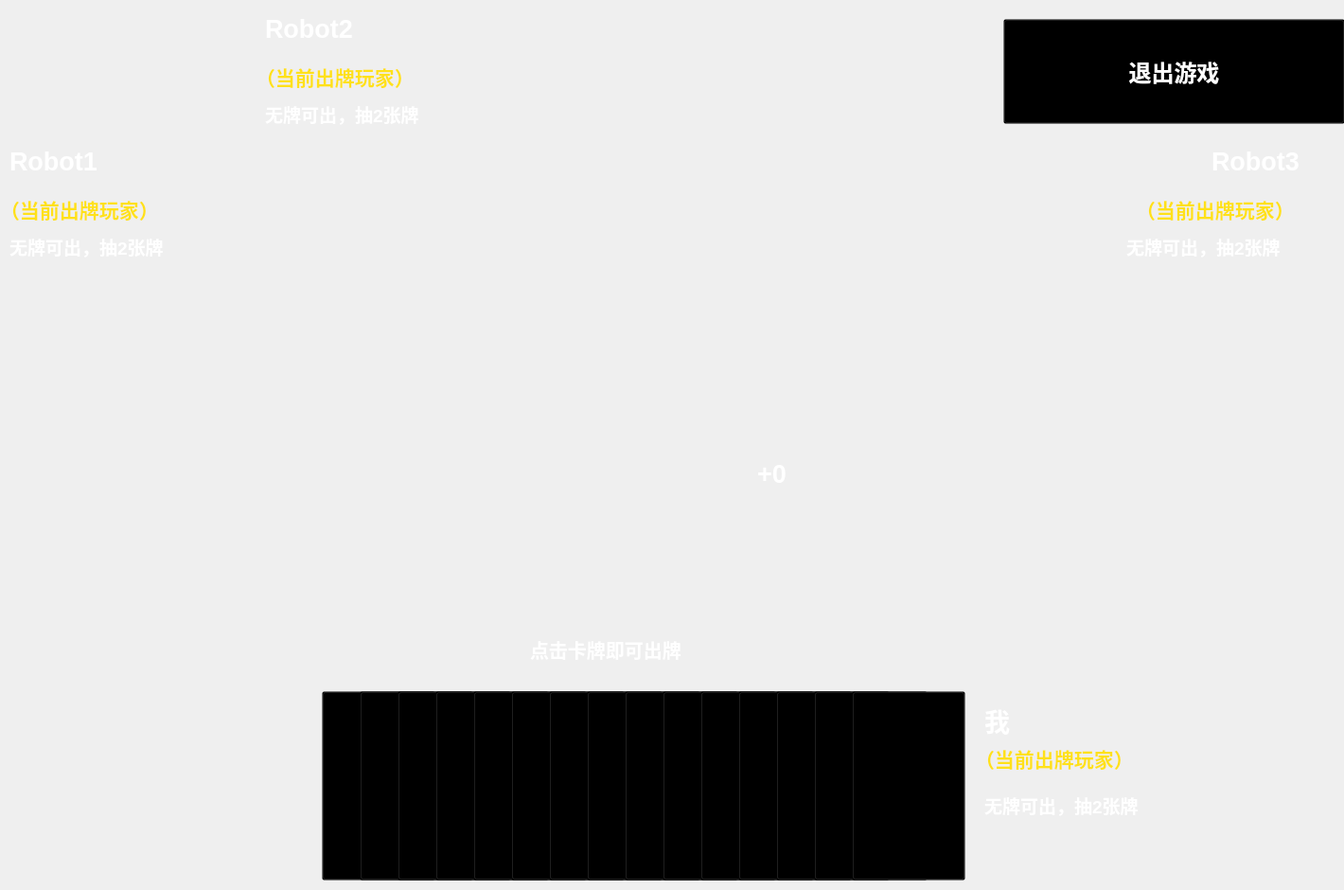
<?xml version="1.0" encoding="UTF-8"?>
<ui version="4.0">
 <class>uno_game</class>
 <widget class="QMainWindow" name="uno_game">
  <property name="geometry">
   <rect>
    <x>0</x>
    <y>0</y>
    <width>1420</width>
    <height>940</height>
   </rect>
  </property>
  <property name="minimumSize">
   <size>
    <width>1420</width>
    <height>940</height>
   </size>
  </property>
  <property name="maximumSize">
   <size>
    <width>1420</width>
    <height>940</height>
   </size>
  </property>
  <property name="windowTitle">
   <string>UNO</string>
  </property>
  <widget class="QWidget" name="centralwidget">
   <widget class="QLabel" name="label">
    <property name="geometry">
     <rect>
      <x>0</x>
      <y>0</y>
      <width>1420</width>
      <height>940</height>
     </rect>
    </property>
    <property name="styleSheet">
     <string notr="true">background-image: url(:/backgrounds/graph/backgrounds/bg2.png);</string>
    </property>
    <property name="text">
     <string/>
    </property>
   </widget>
   <widget class="QLabel" name="mycard0">
    <property name="geometry">
     <rect>
      <x>340</x>
      <y>730</y>
      <width>120</width>
      <height>200</height>
     </rect>
    </property>
    <property name="styleSheet">
     <string notr="true">background-image: url(:/uno_cards/yellow/graph/uno_cards/yellow/0.jpg);</string>
    </property>
    <property name="text">
     <string/>
    </property>
   </widget>
   <widget class="QLabel" name="mycard1">
    <property name="geometry">
     <rect>
      <x>380</x>
      <y>730</y>
      <width>120</width>
      <height>200</height>
     </rect>
    </property>
    <property name="styleSheet">
     <string notr="true">background-image: url(:/uno_cards/yellow/graph/uno_cards/yellow/0.jpg);</string>
    </property>
    <property name="text">
     <string/>
    </property>
   </widget>
   <widget class="QLabel" name="mycard2">
    <property name="geometry">
     <rect>
      <x>420</x>
      <y>730</y>
      <width>120</width>
      <height>200</height>
     </rect>
    </property>
    <property name="styleSheet">
     <string notr="true">background-image: url(:/uno_cards/yellow/graph/uno_cards/yellow/0.jpg);</string>
    </property>
    <property name="text">
     <string/>
    </property>
   </widget>
   <widget class="QLabel" name="mycard3">
    <property name="geometry">
     <rect>
      <x>460</x>
      <y>730</y>
      <width>120</width>
      <height>200</height>
     </rect>
    </property>
    <property name="styleSheet">
     <string notr="true">background-image: url(:/uno_cards/yellow/graph/uno_cards/yellow/0.jpg);</string>
    </property>
    <property name="text">
     <string/>
    </property>
   </widget>
   <widget class="QLabel" name="mycard4">
    <property name="geometry">
     <rect>
      <x>500</x>
      <y>730</y>
      <width>120</width>
      <height>200</height>
     </rect>
    </property>
    <property name="styleSheet">
     <string notr="true">background-image: url(:/uno_cards/yellow/graph/uno_cards/yellow/0.jpg);</string>
    </property>
    <property name="text">
     <string/>
    </property>
   </widget>
   <widget class="QLabel" name="mycard5">
    <property name="geometry">
     <rect>
      <x>540</x>
      <y>730</y>
      <width>120</width>
      <height>200</height>
     </rect>
    </property>
    <property name="styleSheet">
     <string notr="true">background-image: url(:/uno_cards/yellow/graph/uno_cards/yellow/0.jpg);</string>
    </property>
    <property name="text">
     <string/>
    </property>
   </widget>
   <widget class="QLabel" name="mycard6">
    <property name="geometry">
     <rect>
      <x>580</x>
      <y>730</y>
      <width>120</width>
      <height>200</height>
     </rect>
    </property>
    <property name="styleSheet">
     <string notr="true">background-image: url(:/uno_cards/yellow/graph/uno_cards/yellow/0.jpg);</string>
    </property>
    <property name="text">
     <string/>
    </property>
   </widget>
   <widget class="QLabel" name="mycard7">
    <property name="geometry">
     <rect>
      <x>620</x>
      <y>730</y>
      <width>120</width>
      <height>200</height>
     </rect>
    </property>
    <property name="styleSheet">
     <string notr="true">background-image: url(:/uno_cards/yellow/graph/uno_cards/yellow/0.jpg);</string>
    </property>
    <property name="text">
     <string/>
    </property>
   </widget>
   <widget class="QLabel" name="mycard8">
    <property name="geometry">
     <rect>
      <x>660</x>
      <y>730</y>
      <width>120</width>
      <height>200</height>
     </rect>
    </property>
    <property name="styleSheet">
     <string notr="true">background-image: url(:/uno_cards/yellow/graph/uno_cards/yellow/0.jpg);</string>
    </property>
    <property name="text">
     <string/>
    </property>
   </widget>
   <widget class="QLabel" name="mycard9">
    <property name="geometry">
     <rect>
      <x>700</x>
      <y>730</y>
      <width>120</width>
      <height>200</height>
     </rect>
    </property>
    <property name="styleSheet">
     <string notr="true">background-image: url(:/uno_cards/yellow/graph/uno_cards/yellow/0.jpg);</string>
    </property>
    <property name="text">
     <string/>
    </property>
   </widget>
   <widget class="QLabel" name="mycard10">
    <property name="geometry">
     <rect>
      <x>740</x>
      <y>730</y>
      <width>120</width>
      <height>200</height>
     </rect>
    </property>
    <property name="styleSheet">
     <string notr="true">background-image: url(:/uno_cards/yellow/graph/uno_cards/yellow/0.jpg);</string>
    </property>
    <property name="text">
     <string/>
    </property>
   </widget>
   <widget class="QLabel" name="mycard11">
    <property name="geometry">
     <rect>
      <x>780</x>
      <y>730</y>
      <width>120</width>
      <height>200</height>
     </rect>
    </property>
    <property name="styleSheet">
     <string notr="true">background-image: url(:/uno_cards/yellow/graph/uno_cards/yellow/0.jpg);</string>
    </property>
    <property name="text">
     <string/>
    </property>
   </widget>
   <widget class="QLabel" name="mycard12">
    <property name="geometry">
     <rect>
      <x>820</x>
      <y>730</y>
      <width>120</width>
      <height>200</height>
     </rect>
    </property>
    <property name="styleSheet">
     <string notr="true">background-image: url(:/uno_cards/yellow/graph/uno_cards/yellow/0.jpg);</string>
    </property>
    <property name="text">
     <string/>
    </property>
   </widget>
   <widget class="QLabel" name="mycard13">
    <property name="geometry">
     <rect>
      <x>860</x>
      <y>730</y>
      <width>120</width>
      <height>200</height>
     </rect>
    </property>
    <property name="styleSheet">
     <string notr="true">background-image: url(:/uno_cards/yellow/graph/uno_cards/yellow/0.jpg);</string>
    </property>
    <property name="text">
     <string/>
    </property>
   </widget>
   <widget class="QLabel" name="mycard14">
    <property name="geometry">
     <rect>
      <x>900</x>
      <y>730</y>
      <width>120</width>
      <height>200</height>
     </rect>
    </property>
    <property name="styleSheet">
     <string notr="true">background-image: url(:/uno_cards/yellow/graph/uno_cards/yellow/0.jpg);</string>
    </property>
    <property name="text">
     <string/>
    </property>
   </widget>
   <widget class="QLabel" name="label_18">
    <property name="geometry">
     <rect>
      <x>490</x>
      <y>340</y>
      <width>120</width>
      <height>200</height>
     </rect>
    </property>
    <property name="styleSheet">
     <string notr="true">background-image: url(:/uno_cards/graph/uno_cards/Cardback.jpg);</string>
    </property>
    <property name="text">
     <string/>
    </property>
   </widget>
   <widget class="QLabel" name="label_47">
    <property name="geometry">
     <rect>
      <x>560</x>
      <y>640</y>
      <width>331</width>
      <height>91</height>
     </rect>
    </property>
    <property name="sizePolicy">
     <sizepolicy hsizetype="Ignored" vsizetype="Ignored">
      <horstretch>0</horstretch>
      <verstretch>0</verstretch>
     </sizepolicy>
    </property>
    <property name="font">
     <font>
      <pointsize>15</pointsize>
      <weight>75</weight>
      <bold>true</bold>
     </font>
    </property>
    <property name="styleSheet">
     <string notr="true">color: rgb(255, 255, 255);</string>
    </property>
    <property name="text">
     <string>点击卡牌即可出牌</string>
    </property>
   </widget>
   <widget class="QLabel" name="label_49">
    <property name="geometry">
     <rect>
      <x>1040</x>
      <y>730</y>
      <width>331</width>
      <height>61</height>
     </rect>
    </property>
    <property name="sizePolicy">
     <sizepolicy hsizetype="Ignored" vsizetype="Ignored">
      <horstretch>0</horstretch>
      <verstretch>0</verstretch>
     </sizepolicy>
    </property>
    <property name="font">
     <font>
      <pointsize>20</pointsize>
      <weight>75</weight>
      <bold>true</bold>
     </font>
    </property>
    <property name="styleSheet">
     <string notr="true">color: rgb(255, 255, 255);</string>
    </property>
    <property name="text">
     <string>我</string>
    </property>
   </widget>
   <widget class="QLabel" name="current_is_player">
    <property name="geometry">
     <rect>
      <x>1030</x>
      <y>770</y>
      <width>221</width>
      <height>61</height>
     </rect>
    </property>
    <property name="sizePolicy">
     <sizepolicy hsizetype="Ignored" vsizetype="Ignored">
      <horstretch>0</horstretch>
      <verstretch>0</verstretch>
     </sizepolicy>
    </property>
    <property name="font">
     <font>
      <pointsize>16</pointsize>
      <weight>75</weight>
      <bold>true</bold>
     </font>
    </property>
    <property name="styleSheet">
     <string notr="true">color: rgb(238, 29, 0);
color: rgb(255, 225, 25);</string>
    </property>
    <property name="text">
     <string>（当前出牌玩家）</string>
    </property>
   </widget>
   <widget class="QLabel" name="current_is_robot1">
    <property name="geometry">
     <rect>
      <x>0</x>
      <y>190</y>
      <width>221</width>
      <height>61</height>
     </rect>
    </property>
    <property name="sizePolicy">
     <sizepolicy hsizetype="Ignored" vsizetype="Ignored">
      <horstretch>0</horstretch>
      <verstretch>0</verstretch>
     </sizepolicy>
    </property>
    <property name="font">
     <font>
      <pointsize>16</pointsize>
      <weight>75</weight>
      <bold>true</bold>
     </font>
    </property>
    <property name="styleSheet">
     <string notr="true">color: rgb(238, 29, 0);
color: rgb(255, 225, 25);</string>
    </property>
    <property name="text">
     <string>（当前出牌玩家）</string>
    </property>
   </widget>
   <widget class="QLabel" name="label_51">
    <property name="geometry">
     <rect>
      <x>10</x>
      <y>140</y>
      <width>331</width>
      <height>61</height>
     </rect>
    </property>
    <property name="sizePolicy">
     <sizepolicy hsizetype="Ignored" vsizetype="Ignored">
      <horstretch>0</horstretch>
      <verstretch>0</verstretch>
     </sizepolicy>
    </property>
    <property name="font">
     <font>
      <pointsize>20</pointsize>
      <weight>75</weight>
      <bold>true</bold>
     </font>
    </property>
    <property name="styleSheet">
     <string notr="true">color: rgb(255, 255, 255);</string>
    </property>
    <property name="text">
     <string>Robot1</string>
    </property>
   </widget>
   <widget class="QLabel" name="lastcard">
    <property name="geometry">
     <rect>
      <x>630</x>
      <y>340</y>
      <width>120</width>
      <height>200</height>
     </rect>
    </property>
    <property name="styleSheet">
     <string notr="true">background-image: url(:/uno_cards/yellow/graph/uno_cards/yellow/0.jpg);
</string>
    </property>
    <property name="text">
     <string/>
    </property>
   </widget>
   <widget class="QLabel" name="direction">
    <property name="geometry">
     <rect>
      <x>770</x>
      <y>340</y>
      <width>111</width>
      <height>111</height>
     </rect>
    </property>
    <property name="styleSheet">
     <string notr="true">background-image: url(:/uno_cards/direction/graph/uno_cards/direction/1.png);</string>
    </property>
    <property name="text">
     <string/>
    </property>
   </widget>
   <widget class="QLabel" name="current_is_robot2">
    <property name="geometry">
     <rect>
      <x>270</x>
      <y>50</y>
      <width>221</width>
      <height>61</height>
     </rect>
    </property>
    <property name="sizePolicy">
     <sizepolicy hsizetype="Ignored" vsizetype="Ignored">
      <horstretch>0</horstretch>
      <verstretch>0</verstretch>
     </sizepolicy>
    </property>
    <property name="font">
     <font>
      <pointsize>16</pointsize>
      <weight>75</weight>
      <bold>true</bold>
     </font>
    </property>
    <property name="styleSheet">
     <string notr="true">color: rgb(238, 29, 0);
color: rgb(255, 225, 25);</string>
    </property>
    <property name="text">
     <string>（当前出牌玩家）</string>
    </property>
   </widget>
   <widget class="QLabel" name="label_53">
    <property name="geometry">
     <rect>
      <x>280</x>
      <y>0</y>
      <width>331</width>
      <height>61</height>
     </rect>
    </property>
    <property name="sizePolicy">
     <sizepolicy hsizetype="Ignored" vsizetype="Ignored">
      <horstretch>0</horstretch>
      <verstretch>0</verstretch>
     </sizepolicy>
    </property>
    <property name="font">
     <font>
      <pointsize>20</pointsize>
      <weight>75</weight>
      <bold>true</bold>
     </font>
    </property>
    <property name="styleSheet">
     <string notr="true">color: rgb(255, 255, 255);</string>
    </property>
    <property name="text">
     <string>Robot2</string>
    </property>
   </widget>
   <widget class="QLabel" name="current_is_robot3">
    <property name="geometry">
     <rect>
      <x>1200</x>
      <y>190</y>
      <width>221</width>
      <height>61</height>
     </rect>
    </property>
    <property name="sizePolicy">
     <sizepolicy hsizetype="Ignored" vsizetype="Ignored">
      <horstretch>0</horstretch>
      <verstretch>0</verstretch>
     </sizepolicy>
    </property>
    <property name="font">
     <font>
      <pointsize>16</pointsize>
      <weight>75</weight>
      <bold>true</bold>
     </font>
    </property>
    <property name="styleSheet">
     <string notr="true">color: rgb(238, 29, 0);
color: rgb(255, 225, 25);</string>
    </property>
    <property name="text">
     <string>（当前出牌玩家）</string>
    </property>
   </widget>
   <widget class="QLabel" name="label_56">
    <property name="geometry">
     <rect>
      <x>1280</x>
      <y>140</y>
      <width>331</width>
      <height>61</height>
     </rect>
    </property>
    <property name="sizePolicy">
     <sizepolicy hsizetype="Ignored" vsizetype="Ignored">
      <horstretch>0</horstretch>
      <verstretch>0</verstretch>
     </sizepolicy>
    </property>
    <property name="font">
     <font>
      <pointsize>20</pointsize>
      <weight>75</weight>
      <bold>true</bold>
     </font>
    </property>
    <property name="styleSheet">
     <string notr="true">color: rgb(255, 255, 255);</string>
    </property>
    <property name="text">
     <string>Robot3</string>
    </property>
   </widget>
   <widget class="QPushButton" name="end">
    <property name="geometry">
     <rect>
      <x>1060</x>
      <y>20</y>
      <width>361</width>
      <height>111</height>
     </rect>
    </property>
    <property name="sizePolicy">
     <sizepolicy hsizetype="Ignored" vsizetype="Ignored">
      <horstretch>0</horstretch>
      <verstretch>0</verstretch>
     </sizepolicy>
    </property>
    <property name="font">
     <font>
      <pointsize>18</pointsize>
      <weight>75</weight>
      <bold>true</bold>
     </font>
    </property>
    <property name="styleSheet">
     <string notr="true">background-image: url(:/buttons/graph/buttons/button1.png);
color: rgb(255, 255, 255);
background-color: rgba(0, 0, 0, 0);</string>
    </property>
    <property name="text">
     <string>退出游戏</string>
    </property>
   </widget>
   <widget class="QLabel" name="label_19">
    <property name="geometry">
     <rect>
      <x>10</x>
      <y>310</y>
      <width>200</width>
      <height>120</height>
     </rect>
    </property>
    <property name="styleSheet">
     <string notr="true">background-image: url(:/uno_cards/graph/uno_cards/Cardback.jpg);</string>
    </property>
    <property name="text">
     <string/>
    </property>
   </widget>
   <widget class="QLabel" name="label_20">
    <property name="geometry">
     <rect>
      <x>10</x>
      <y>350</y>
      <width>200</width>
      <height>120</height>
     </rect>
    </property>
    <property name="styleSheet">
     <string notr="true">background-image: url(:/uno_cards/graph/uno_cards/Cardback.jpg);</string>
    </property>
    <property name="text">
     <string/>
    </property>
   </widget>
   <widget class="QLabel" name="label_21">
    <property name="geometry">
     <rect>
      <x>10</x>
      <y>390</y>
      <width>200</width>
      <height>120</height>
     </rect>
    </property>
    <property name="styleSheet">
     <string notr="true">background-image: url(:/uno_cards/graph/uno_cards/Cardback.jpg);</string>
    </property>
    <property name="text">
     <string/>
    </property>
   </widget>
   <widget class="QLabel" name="label_22">
    <property name="geometry">
     <rect>
      <x>10</x>
      <y>430</y>
      <width>200</width>
      <height>120</height>
     </rect>
    </property>
    <property name="styleSheet">
     <string notr="true">background-image: url(:/uno_cards/graph/uno_cards/Cardback.jpg);</string>
    </property>
    <property name="text">
     <string/>
    </property>
   </widget>
   <widget class="QLabel" name="label_23">
    <property name="geometry">
     <rect>
      <x>10</x>
      <y>470</y>
      <width>200</width>
      <height>120</height>
     </rect>
    </property>
    <property name="styleSheet">
     <string notr="true">background-image: url(:/uno_cards/graph/uno_cards/Cardback.jpg);</string>
    </property>
    <property name="text">
     <string/>
    </property>
   </widget>
   <widget class="QLabel" name="label_24">
    <property name="geometry">
     <rect>
      <x>10</x>
      <y>510</y>
      <width>200</width>
      <height>120</height>
     </rect>
    </property>
    <property name="styleSheet">
     <string notr="true">background-image: url(:/uno_cards/graph/uno_cards/Cardback.jpg);</string>
    </property>
    <property name="text">
     <string/>
    </property>
   </widget>
   <widget class="QLabel" name="label_25">
    <property name="geometry">
     <rect>
      <x>510</x>
      <y>10</y>
      <width>120</width>
      <height>200</height>
     </rect>
    </property>
    <property name="styleSheet">
     <string notr="true">background-image: url(:/uno_cards/graph/uno_cards/Cardback.jpg);</string>
    </property>
    <property name="text">
     <string/>
    </property>
   </widget>
   <widget class="QLabel" name="label_26">
    <property name="geometry">
     <rect>
      <x>550</x>
      <y>10</y>
      <width>120</width>
      <height>200</height>
     </rect>
    </property>
    <property name="styleSheet">
     <string notr="true">background-image: url(:/uno_cards/graph/uno_cards/Cardback.jpg);</string>
    </property>
    <property name="text">
     <string/>
    </property>
   </widget>
   <widget class="QLabel" name="label_27">
    <property name="geometry">
     <rect>
      <x>590</x>
      <y>10</y>
      <width>120</width>
      <height>200</height>
     </rect>
    </property>
    <property name="styleSheet">
     <string notr="true">background-image: url(:/uno_cards/graph/uno_cards/Cardback.jpg);</string>
    </property>
    <property name="text">
     <string/>
    </property>
   </widget>
   <widget class="QLabel" name="label_28">
    <property name="geometry">
     <rect>
      <x>630</x>
      <y>10</y>
      <width>120</width>
      <height>200</height>
     </rect>
    </property>
    <property name="styleSheet">
     <string notr="true">background-image: url(:/uno_cards/graph/uno_cards/Cardback.jpg);</string>
    </property>
    <property name="text">
     <string/>
    </property>
   </widget>
   <widget class="QLabel" name="label_29">
    <property name="geometry">
     <rect>
      <x>680</x>
      <y>10</y>
      <width>120</width>
      <height>200</height>
     </rect>
    </property>
    <property name="styleSheet">
     <string notr="true">background-image: url(:/uno_cards/graph/uno_cards/Cardback.jpg);</string>
    </property>
    <property name="text">
     <string/>
    </property>
   </widget>
   <widget class="QLabel" name="label_30">
    <property name="geometry">
     <rect>
      <x>730</x>
      <y>10</y>
      <width>120</width>
      <height>200</height>
     </rect>
    </property>
    <property name="styleSheet">
     <string notr="true">background-image: url(:/uno_cards/graph/uno_cards/Cardback.jpg);</string>
    </property>
    <property name="text">
     <string/>
    </property>
   </widget>
   <widget class="QLabel" name="label_31">
    <property name="geometry">
     <rect>
      <x>770</x>
      <y>10</y>
      <width>120</width>
      <height>200</height>
     </rect>
    </property>
    <property name="styleSheet">
     <string notr="true">background-image: url(:/uno_cards/graph/uno_cards/Cardback.jpg);</string>
    </property>
    <property name="text">
     <string/>
    </property>
   </widget>
   <widget class="QLabel" name="label_32">
    <property name="geometry">
     <rect>
      <x>1210</x>
      <y>310</y>
      <width>200</width>
      <height>120</height>
     </rect>
    </property>
    <property name="styleSheet">
     <string notr="true">background-image: url(:/uno_cards/graph/uno_cards/Cardback.jpg);</string>
    </property>
    <property name="text">
     <string/>
    </property>
   </widget>
   <widget class="QLabel" name="label_33">
    <property name="geometry">
     <rect>
      <x>1210</x>
      <y>390</y>
      <width>200</width>
      <height>120</height>
     </rect>
    </property>
    <property name="styleSheet">
     <string notr="true">background-image: url(:/uno_cards/graph/uno_cards/Cardback.jpg);</string>
    </property>
    <property name="text">
     <string/>
    </property>
   </widget>
   <widget class="QLabel" name="label_34">
    <property name="geometry">
     <rect>
      <x>1210</x>
      <y>270</y>
      <width>200</width>
      <height>120</height>
     </rect>
    </property>
    <property name="styleSheet">
     <string notr="true">background-image: url(:/uno_cards/graph/uno_cards/Cardback.jpg);</string>
    </property>
    <property name="text">
     <string/>
    </property>
   </widget>
   <widget class="QLabel" name="label_35">
    <property name="geometry">
     <rect>
      <x>1210</x>
      <y>430</y>
      <width>200</width>
      <height>120</height>
     </rect>
    </property>
    <property name="styleSheet">
     <string notr="true">background-image: url(:/uno_cards/graph/uno_cards/Cardback.jpg);</string>
    </property>
    <property name="text">
     <string/>
    </property>
   </widget>
   <widget class="QLabel" name="label_36">
    <property name="geometry">
     <rect>
      <x>1210</x>
      <y>480</y>
      <width>200</width>
      <height>120</height>
     </rect>
    </property>
    <property name="styleSheet">
     <string notr="true">background-image: url(:/uno_cards/graph/uno_cards/Cardback.jpg);</string>
    </property>
    <property name="text">
     <string/>
    </property>
   </widget>
   <widget class="QLabel" name="label_37">
    <property name="geometry">
     <rect>
      <x>1210</x>
      <y>350</y>
      <width>200</width>
      <height>120</height>
     </rect>
    </property>
    <property name="styleSheet">
     <string notr="true">background-image: url(:/uno_cards/graph/uno_cards/Cardback.jpg);</string>
    </property>
    <property name="text">
     <string/>
    </property>
   </widget>
   <widget class="QLabel" name="label_38">
    <property name="geometry">
     <rect>
      <x>10</x>
      <y>550</y>
      <width>200</width>
      <height>120</height>
     </rect>
    </property>
    <property name="styleSheet">
     <string notr="true">background-image: url(:/uno_cards/graph/uno_cards/Cardback.jpg);</string>
    </property>
    <property name="text">
     <string/>
    </property>
   </widget>
   <widget class="QLabel" name="label_39">
    <property name="geometry">
     <rect>
      <x>1210</x>
      <y>530</y>
      <width>200</width>
      <height>120</height>
     </rect>
    </property>
    <property name="styleSheet">
     <string notr="true">background-image: url(:/uno_cards/graph/uno_cards/Cardback.jpg);</string>
    </property>
    <property name="text">
     <string/>
    </property>
   </widget>
   <widget class="QPushButton" name="button_card0">
    <property name="geometry">
     <rect>
      <x>340</x>
      <y>730</y>
      <width>120</width>
      <height>200</height>
     </rect>
    </property>
    <property name="styleSheet">
     <string notr="true">background-color: rgba(0, 0, 0, 0);</string>
    </property>
    <property name="text">
     <string/>
    </property>
   </widget>
   <widget class="QPushButton" name="button_card1">
    <property name="geometry">
     <rect>
      <x>380</x>
      <y>730</y>
      <width>120</width>
      <height>200</height>
     </rect>
    </property>
    <property name="styleSheet">
     <string notr="true">background-color: rgba(0, 0, 0, 0);</string>
    </property>
    <property name="text">
     <string/>
    </property>
   </widget>
   <widget class="QPushButton" name="button_card2">
    <property name="geometry">
     <rect>
      <x>420</x>
      <y>730</y>
      <width>120</width>
      <height>200</height>
     </rect>
    </property>
    <property name="styleSheet">
     <string notr="true">background-color: rgba(0, 0, 0, 0);</string>
    </property>
    <property name="text">
     <string/>
    </property>
   </widget>
   <widget class="QPushButton" name="button_card3">
    <property name="geometry">
     <rect>
      <x>460</x>
      <y>730</y>
      <width>120</width>
      <height>200</height>
     </rect>
    </property>
    <property name="styleSheet">
     <string notr="true">background-color: rgba(0, 0, 0, 0);</string>
    </property>
    <property name="text">
     <string/>
    </property>
   </widget>
   <widget class="QPushButton" name="button_card5">
    <property name="geometry">
     <rect>
      <x>540</x>
      <y>730</y>
      <width>120</width>
      <height>200</height>
     </rect>
    </property>
    <property name="styleSheet">
     <string notr="true">background-color: rgba(0, 0, 0, 0);</string>
    </property>
    <property name="text">
     <string/>
    </property>
   </widget>
   <widget class="QPushButton" name="button_card4">
    <property name="geometry">
     <rect>
      <x>500</x>
      <y>730</y>
      <width>120</width>
      <height>200</height>
     </rect>
    </property>
    <property name="styleSheet">
     <string notr="true">background-color: rgba(0, 0, 0, 0);</string>
    </property>
    <property name="text">
     <string/>
    </property>
   </widget>
   <widget class="QPushButton" name="button_card6">
    <property name="geometry">
     <rect>
      <x>580</x>
      <y>730</y>
      <width>120</width>
      <height>200</height>
     </rect>
    </property>
    <property name="styleSheet">
     <string notr="true">background-color: rgba(0, 0, 0, 0);</string>
    </property>
    <property name="text">
     <string/>
    </property>
   </widget>
   <widget class="QPushButton" name="button_card10">
    <property name="geometry">
     <rect>
      <x>740</x>
      <y>730</y>
      <width>120</width>
      <height>200</height>
     </rect>
    </property>
    <property name="styleSheet">
     <string notr="true">background-color: rgba(0, 0, 0, 0);</string>
    </property>
    <property name="text">
     <string/>
    </property>
   </widget>
   <widget class="QPushButton" name="button_card9">
    <property name="geometry">
     <rect>
      <x>700</x>
      <y>730</y>
      <width>120</width>
      <height>200</height>
     </rect>
    </property>
    <property name="styleSheet">
     <string notr="true">background-color: rgba(0, 0, 0, 0);</string>
    </property>
    <property name="text">
     <string/>
    </property>
   </widget>
   <widget class="QPushButton" name="button_card8">
    <property name="geometry">
     <rect>
      <x>660</x>
      <y>730</y>
      <width>120</width>
      <height>200</height>
     </rect>
    </property>
    <property name="styleSheet">
     <string notr="true">background-color: rgba(0, 0, 0, 0);</string>
    </property>
    <property name="text">
     <string/>
    </property>
   </widget>
   <widget class="QPushButton" name="button_card11">
    <property name="geometry">
     <rect>
      <x>780</x>
      <y>730</y>
      <width>120</width>
      <height>200</height>
     </rect>
    </property>
    <property name="styleSheet">
     <string notr="true">background-color: rgba(0, 0, 0, 0);</string>
    </property>
    <property name="text">
     <string/>
    </property>
   </widget>
   <widget class="QPushButton" name="button_card7">
    <property name="geometry">
     <rect>
      <x>620</x>
      <y>730</y>
      <width>120</width>
      <height>200</height>
     </rect>
    </property>
    <property name="styleSheet">
     <string notr="true">background-color: rgba(0, 0, 0, 0);</string>
    </property>
    <property name="text">
     <string/>
    </property>
   </widget>
   <widget class="QPushButton" name="button_card12">
    <property name="geometry">
     <rect>
      <x>820</x>
      <y>730</y>
      <width>120</width>
      <height>200</height>
     </rect>
    </property>
    <property name="styleSheet">
     <string notr="true">background-color: rgba(0, 0, 0, 0);</string>
    </property>
    <property name="text">
     <string/>
    </property>
   </widget>
   <widget class="QPushButton" name="button_card13">
    <property name="geometry">
     <rect>
      <x>860</x>
      <y>730</y>
      <width>120</width>
      <height>200</height>
     </rect>
    </property>
    <property name="styleSheet">
     <string notr="true">background-color: rgba(0, 0, 0, 0);</string>
    </property>
    <property name="text">
     <string/>
    </property>
   </widget>
   <widget class="QPushButton" name="button_card14">
    <property name="geometry">
     <rect>
      <x>900</x>
      <y>730</y>
      <width>120</width>
      <height>200</height>
     </rect>
    </property>
    <property name="styleSheet">
     <string notr="true">background-color: rgba(0, 0, 0, 0);</string>
    </property>
    <property name="text">
     <string/>
    </property>
   </widget>
   <widget class="QLabel" name="fetch0">
    <property name="geometry">
     <rect>
      <x>1040</x>
      <y>820</y>
      <width>331</width>
      <height>61</height>
     </rect>
    </property>
    <property name="sizePolicy">
     <sizepolicy hsizetype="Ignored" vsizetype="Ignored">
      <horstretch>0</horstretch>
      <verstretch>0</verstretch>
     </sizepolicy>
    </property>
    <property name="font">
     <font>
      <pointsize>14</pointsize>
      <weight>75</weight>
      <bold>true</bold>
     </font>
    </property>
    <property name="styleSheet">
     <string notr="true">color: rgb(255, 255, 255);</string>
    </property>
    <property name="text">
     <string>无牌可出，抽2张牌</string>
    </property>
   </widget>
   <widget class="QLabel" name="fetch1">
    <property name="geometry">
     <rect>
      <x>10</x>
      <y>230</y>
      <width>331</width>
      <height>61</height>
     </rect>
    </property>
    <property name="sizePolicy">
     <sizepolicy hsizetype="Ignored" vsizetype="Ignored">
      <horstretch>0</horstretch>
      <verstretch>0</verstretch>
     </sizepolicy>
    </property>
    <property name="font">
     <font>
      <pointsize>14</pointsize>
      <weight>75</weight>
      <bold>true</bold>
     </font>
    </property>
    <property name="styleSheet">
     <string notr="true">color: rgb(255, 255, 255);</string>
    </property>
    <property name="text">
     <string>无牌可出，抽2张牌</string>
    </property>
   </widget>
   <widget class="QLabel" name="fetch2">
    <property name="geometry">
     <rect>
      <x>280</x>
      <y>90</y>
      <width>331</width>
      <height>61</height>
     </rect>
    </property>
    <property name="sizePolicy">
     <sizepolicy hsizetype="Ignored" vsizetype="Ignored">
      <horstretch>0</horstretch>
      <verstretch>0</verstretch>
     </sizepolicy>
    </property>
    <property name="font">
     <font>
      <pointsize>14</pointsize>
      <weight>75</weight>
      <bold>true</bold>
     </font>
    </property>
    <property name="styleSheet">
     <string notr="true">color: rgb(255, 255, 255);</string>
    </property>
    <property name="text">
     <string>无牌可出，抽2张牌</string>
    </property>
   </widget>
   <widget class="QLabel" name="fetch3">
    <property name="geometry">
     <rect>
      <x>1190</x>
      <y>230</y>
      <width>331</width>
      <height>61</height>
     </rect>
    </property>
    <property name="sizePolicy">
     <sizepolicy hsizetype="Ignored" vsizetype="Ignored">
      <horstretch>0</horstretch>
      <verstretch>0</verstretch>
     </sizepolicy>
    </property>
    <property name="font">
     <font>
      <pointsize>14</pointsize>
      <weight>75</weight>
      <bold>true</bold>
     </font>
    </property>
    <property name="styleSheet">
     <string notr="true">color: rgb(255, 255, 255);</string>
    </property>
    <property name="text">
     <string>无牌可出，抽2张牌</string>
    </property>
   </widget>
   <widget class="QLabel" name="draw">
    <property name="geometry">
     <rect>
      <x>800</x>
      <y>470</y>
      <width>331</width>
      <height>61</height>
     </rect>
    </property>
    <property name="sizePolicy">
     <sizepolicy hsizetype="Ignored" vsizetype="Ignored">
      <horstretch>0</horstretch>
      <verstretch>0</verstretch>
     </sizepolicy>
    </property>
    <property name="font">
     <font>
      <pointsize>20</pointsize>
      <weight>75</weight>
      <bold>true</bold>
     </font>
    </property>
    <property name="styleSheet">
     <string notr="true">color: rgb(255, 255, 255);</string>
    </property>
    <property name="text">
     <string>+0</string>
    </property>
   </widget>
   <zorder>label</zorder>
   <zorder>mycard0</zorder>
   <zorder>mycard1</zorder>
   <zorder>mycard2</zorder>
   <zorder>mycard3</zorder>
   <zorder>mycard4</zorder>
   <zorder>mycard5</zorder>
   <zorder>mycard6</zorder>
   <zorder>mycard7</zorder>
   <zorder>mycard8</zorder>
   <zorder>mycard9</zorder>
   <zorder>mycard10</zorder>
   <zorder>mycard11</zorder>
   <zorder>mycard12</zorder>
   <zorder>mycard13</zorder>
   <zorder>mycard14</zorder>
   <zorder>label_18</zorder>
   <zorder>label_47</zorder>
   <zorder>label_49</zorder>
   <zorder>current_is_player</zorder>
   <zorder>current_is_robot1</zorder>
   <zorder>label_51</zorder>
   <zorder>lastcard</zorder>
   <zorder>direction</zorder>
   <zorder>current_is_robot2</zorder>
   <zorder>label_53</zorder>
   <zorder>current_is_robot3</zorder>
   <zorder>label_56</zorder>
   <zorder>end</zorder>
   <zorder>label_19</zorder>
   <zorder>label_20</zorder>
   <zorder>label_21</zorder>
   <zorder>label_22</zorder>
   <zorder>label_23</zorder>
   <zorder>label_24</zorder>
   <zorder>label_25</zorder>
   <zorder>label_26</zorder>
   <zorder>label_27</zorder>
   <zorder>label_28</zorder>
   <zorder>label_29</zorder>
   <zorder>label_30</zorder>
   <zorder>label_31</zorder>
   <zorder>label_34</zorder>
   <zorder>label_32</zorder>
   <zorder>label_37</zorder>
   <zorder>label_33</zorder>
   <zorder>label_35</zorder>
   <zorder>label_36</zorder>
   <zorder>label_38</zorder>
   <zorder>label_39</zorder>
   <zorder>button_card0</zorder>
   <zorder>button_card1</zorder>
   <zorder>button_card2</zorder>
   <zorder>button_card3</zorder>
   <zorder>button_card4</zorder>
   <zorder>button_card5</zorder>
   <zorder>button_card6</zorder>
   <zorder>button_card7</zorder>
   <zorder>button_card8</zorder>
   <zorder>button_card9</zorder>
   <zorder>button_card10</zorder>
   <zorder>button_card11</zorder>
   <zorder>button_card12</zorder>
   <zorder>button_card13</zorder>
   <zorder>button_card14</zorder>
   <zorder>fetch0</zorder>
   <zorder>fetch3</zorder>
   <zorder>fetch2</zorder>
   <zorder>fetch1</zorder>
   <zorder>draw</zorder>
  </widget>
 </widget>
 <resources/>
 <connections/>
</ui>
